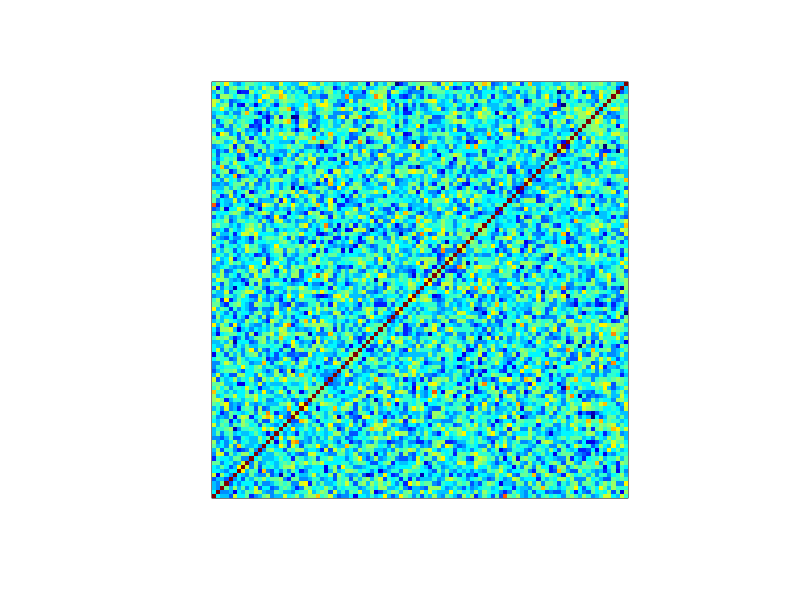
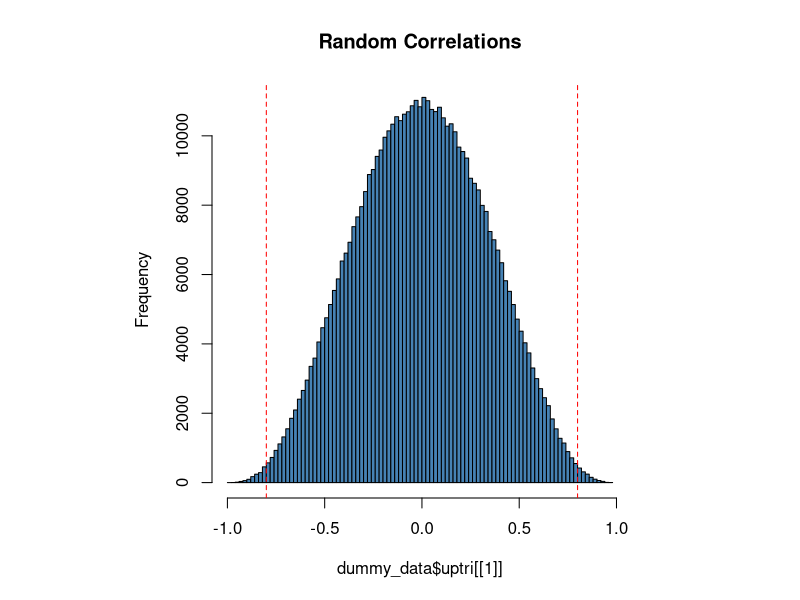
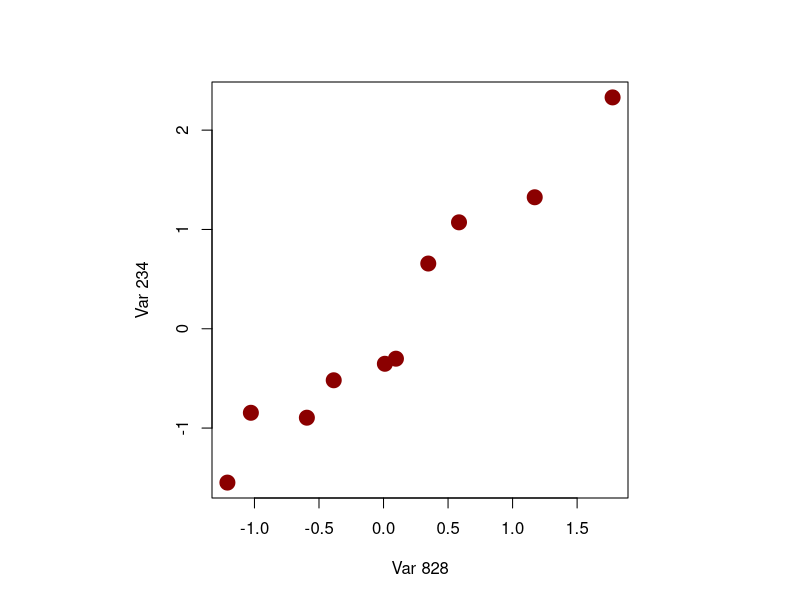
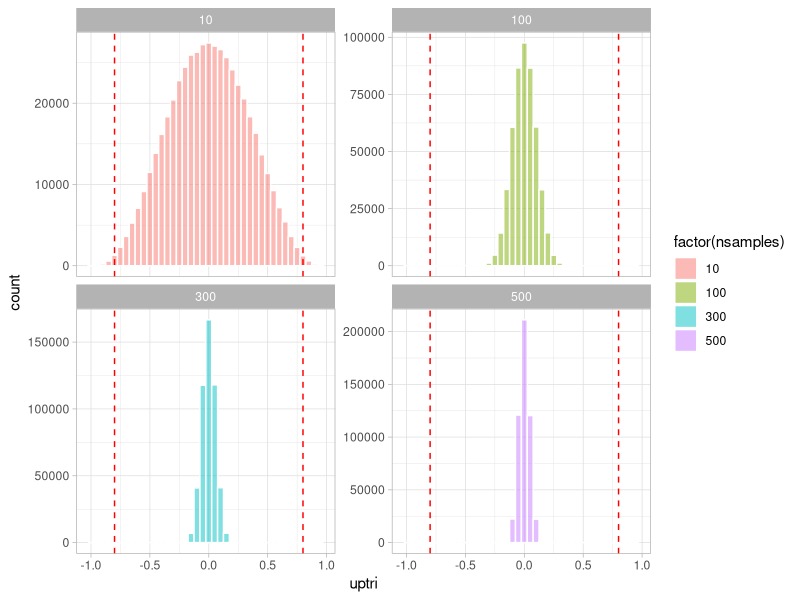

Write R code to recreate these figures, in order.
## ---- chunk 1
knitr::opts_chunk$set(echo = TRUE, warning = FALSE, message = FALSE)
## ---- chunk 2
library(tidyverse)
## ---- chunk 3
## Random expression data matrix
dummy_data <- tibble(nsamples = seq(10,500,10)) %>% 
  mutate(DM = map(nsamples,function(x) matrix(rnorm(1000*x), ncol = 1000)))


head(dummy_data)
## ---- chunk 4
## I'm using purrr

dummy_data <- dummy_data %>% 
  mutate(varCorr = map(DM,function(f) cor(f)))
## ---- chunk 5
dim(dummy_data$varCorr[[3]])

jet.colors <- colorRampPalette(c("#00007F", "blue", "#007FFF", "cyan", "#7FFF7F", "yellow", "#FF7F00", "red", "#7F0000"))

par(pty="s")
image(t(dummy_data$varCorr[[3]][1:100,1:100]), xaxt = "n", yaxt = "n", col = jet.colors(20))
## ---- chunk 6
dummy_data <- dummy_data %>% 
  mutate(uptri = map(varCorr,~.x[upper.tri(.x)]))
## ---- chunk 7
hist(dummy_data$uptri[[1]], 
     col = "steelblue", 
     breaks = 100,
     main = "Random Correlations")
abline(v = c(-0.8,0.8), col = "red", lty = 2)
## ---- chunk 8
range(dummy_data$uptri[[1]])
## ---- chunk 9
highcorrid <- which(dummy_data$varCorr[[1]] > 0.95 & dummy_data$varCorr[[1]] != 1, arr.ind = TRUE)
highcorrid
## ---- chunk 10
par(pty="s")
plot(dummy_data$DM[[1]][,highcorrid[1,1]],dummy_data$DM[[1]][,highcorrid[1,2]], 
     xlab = paste0("Var ",highcorrid[1,1]), 
     ylab = paste0("Var ",highcorrid[1,2]),
     col = "darkred", pch = 19, cex = 2)
## ---- chunk 11
dummy_data %>% 
  filter(nsamples %in% c(10,100,300, 500)) %>% 
  dplyr::select(nsamples, uptri) %>%                  ## this is needed because a function called `select` is abiguous
  unnest(uptri) %>% 
  ggplot() + 
  geom_histogram(aes(x = uptri, fill = factor(nsamples)), alpha = 0.5, col = "white", binwidth = 0.05) + 
  geom_vline(xintercept = c(-0.8,0.8), col  ="red", lty = 2) + 
  facet_wrap(vars(nsamples), scales = "free_y") + 
  theme_light()
## ---- chunk 12
ex2 <- tibble(nvar = c(5,10,100,1000,10000))
ex2
## ---- chunk 13
ex2 <- ex2 %>% 
  mutate(A = map(nvar,function(x) matrix(rnorm(x*10), nrow = 10)))

ex2
## ---- chunk 14
ex2 <- ex2 %>% 
  mutate(B = map(nvar,function(x) matrix(rnorm(x*10), nrow = 10)))

ex2
## ---- chunk 15
myt <- function(m,n) {
  ps <- rep(0,ncol(m))
  for (i in 1:length(ps)){
    myt <- t.test(m[,i],n[,i])
    ps[i] <- myt$p.value
  }
  return(ps)
}
## ---- chunk 16
ex2 <- ex2 %>% 
  mutate(ps = map2(A,B,function(x,y) myt(x,y)))

ex2
